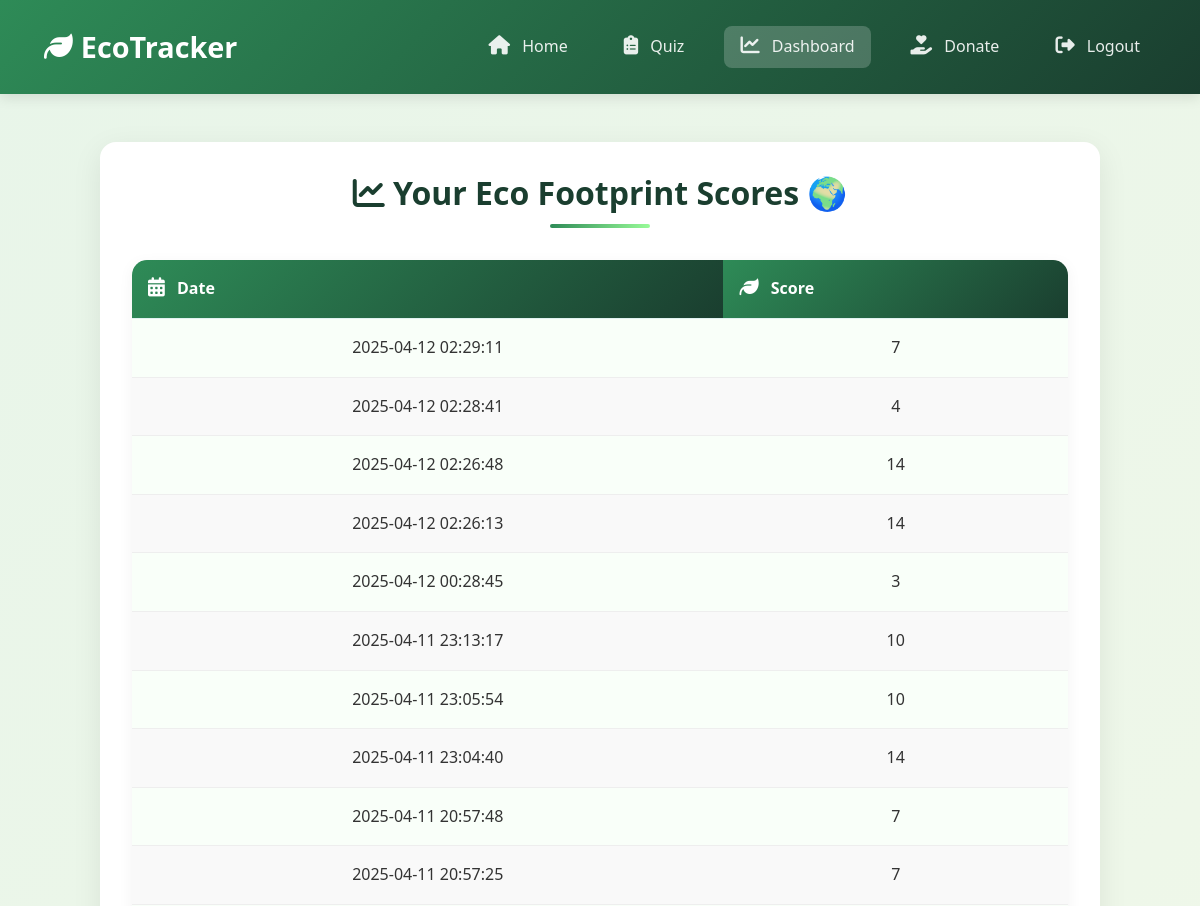
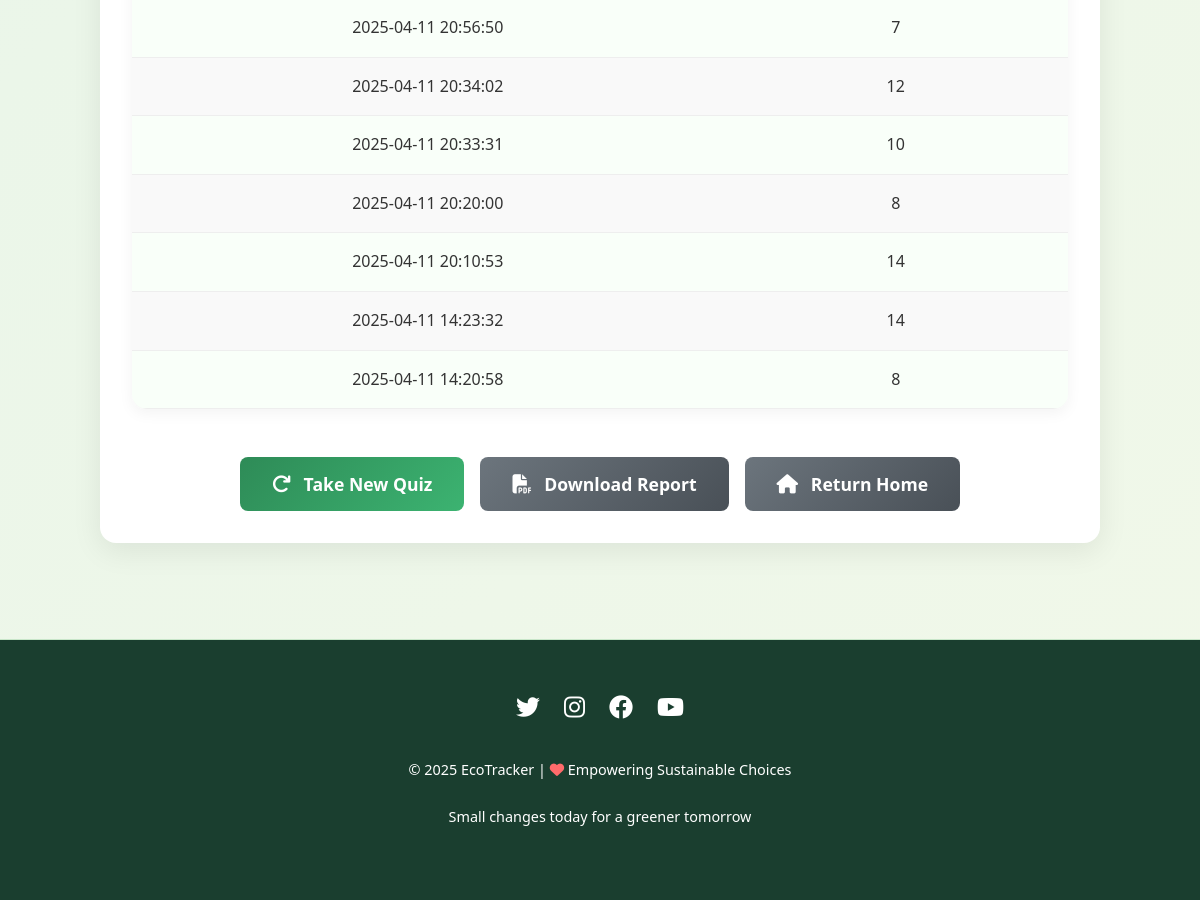
The app's page /dashboard (signed in) with its own data (2 pictures, top to bottom).
### tables this page shows
CREATE TABLE quiz_responses (
        id INTEGER PRIMARY KEY AUTOINCREMENT,
        transport TEXT,
        diet TEXT,
        electricity TEXT,
        score INTEGER,
        timestamp DATETIME DEFAULT CURRENT_TIMESTAMP
    , user_id INTEGER);

### app.py (the view)
@app.route('/dashboard')
def dashboard():
    if 'user_id' not in session:
        return redirect('/login')
    db = get_db()
    c = db.cursor()
    c.execute('''
        SELECT timestamp, score FROM quiz_responses
        WHERE user_id = ?
        ORDER BY timestamp DESC
    ''', (session['user_id'],))
    results = c.fetchall()
    return render_template('dashboard.html', results=results)

### app.py (called while the page is built)
def get_db():
    db = getattr(g, '_database', None)
    if db is None:
        db = g._database = sqlite3.connect(DATABASE)
    return db

@app.teardown_appcontext
def close_connection(exception):
    db = getattr(g, '_database', None)
    if db is not None:
        db.close()

### templates/dashboard.html (shortened to what this page needs)
{% extends "base.html" %}
{% block content %}
<!DOCTYPE html>
<html lang="en">
<head>
    <link href="https://cdn.jsdelivr.net/npm/bootstrap@5.3.0/dist/css/bootstrap.min.css" rel="stylesheet">
    <link rel="stylesheet" href="https://cdnjs.cloudflare.com/ajax/libs/animate.css/4.1.1/animate.min.css">
    <link rel="stylesheet" href="https://cdnjs.cloudflare.com/ajax/libs/font-awesome/6.4.0/css/all.min.css">
</head>
<body>
    <div class="dashboard-container">
        <h2 class="dashboard-title animate__animated animate__fadeIn">
            <i class="fas fa-chart-line"></i> Your Eco Footprint Scores 🌍
        </h2>
        {% if results %}
        <div class="dashboard-table-wrapper animate__animated animate__fadeInUp">
            <table class="dashboard-table">
                <thead>
                    <tr>
                        <th><i class="fas fa-calendar-alt icon"></i> Date</th>
                        <th><i class="fas fa-leaf icon"></i> Score</th>
                    </tr>
                </thead>
                <tbody>
                    {% for row in results %}
                    <tr>
                        <td>{{ row[0] }}</td>
                        <td>{{ row[1] }}</td>
                    </tr>
                    {% endfor %}
                </tbody>
            </table>
        </div>
        <div class="action-buttons">
            <a href="/quiz" class="btn-dashboard animate__animated animate__fadeInLeft">
                <i class="fas fa-redo icon"></i> Take New Quiz
            </a>
            <a href="/generate-report" class="btn-dashboard btn-report animate__animated animate__fadeIn">
                <i class="fas fa-file-pdf icon"></i> Download Report
            </a>
            <a href="/" class="btn-dashboard animate__animated animate__fadeInRight" style="background: linear-gradient(135deg, #6c757d, #495057);">
                <i class="fas fa-home icon"></i> Return Home
            </a>
        </div>
        {% endif %}
    </div>
</body>
</html>
{% endblock %}

### templates/base.html (shortened to what this page needs)
<!DOCTYPE html>
<html lang="en">
<head>
    <link href="https://cdn.jsdelivr.net/npm/bootstrap@5.3.0/dist/css/bootstrap.min.css" rel="stylesheet">
    <link rel="stylesheet" href="https://cdnjs.cloudflare.com/ajax/libs/animate.css/4.1.1/animate.min.css">
    <link rel="stylesheet" href="https://cdnjs.cloudflare.com/ajax/libs/font-awesome/6.4.0/css/all.min.css">
    <link rel="stylesheet" href="{{ url_for('static', filename='style.css') }}">
</head>
<body>
    <header class="eco-header">
        <div class="container-fluid d-flex justify-content-between align-items-center">
            <a href="/" class="logo animate__animated animate__fadeInLeft">
                <i class="fas fa-leaf"></i> EcoTracker
            </a>
            <nav class="nav-links animate__animated animate__fadeInRight">
                {% if 'user_id' in session %}
                    <a href="/" class="{% if request.path == '/' %}active{% endif %}">
                        <i class="fas fa-home icon"></i> Home
                    </a>
                    <a href="/quiz" class="{% if request.path == '/quiz' %}active{% endif %}">
                        <i class="fas fa-clipboard-list icon"></i> Quiz
                    </a>
                    <a href="/dashboard" class="{% if request.path == '/dashboard' %}active{% endif %}">
                        <i class="fas fa-chart-line icon"></i> Dashboard
                    </a>
                    <a href="/donate" class="{% if request.path == '/donate' %}active{% endif %}">
                        <i class="fas fa-hand-holding-heart icon"></i> Donate
                    </a>
                    <a href="/logout">
                        <i class="fas fa-sign-out-alt icon"></i> Logout
                    </a>
                {% endif %}
            </nav>
        </div>
    </header>
    <div class="main-content">
        {% block content %}{% endblock %}
    </div>
    <footer class="eco-footer animate__animated animate__fadeIn">
        <div class="social-icons">
            <a href="#"><i class="fab fa-twitter"></i></a>
            <a href="#"><i class="fab fa-instagram"></i></a>
            <a href="#"><i class="fab fa-facebook"></i></a>
            <a href="#"><i class="fab fa-youtube"></i></a>
        </div>
        <p>&copy; 2025 EcoTracker | <i class="fas fa-heart" style="color: #ff6b6b;"></i> Empowering Sustainable Choices</p>
        <p>Small changes today for a greener tomorrow</p>
    </footer>
</body>
</html>

### static/style.css (style rules this page uses)
* { margin: 0; padding: 0; box-sizing: border-box; }
body { font-family: 'Segoe UI', Tahoma, Geneva, Verdana, sans-serif; background: linear-gradient(135deg, #e8f5e9, #f1f8e9); color: #2e7d32; min-height: 100vh; display: flex; flex-direction: column; justify-content: space-between; line-height: 1.6; }
footer { text-align: center; padding: 1rem; font-size: 0.9rem; background: #e8f5e9; color: #2e7d32; border-top: 1px solid #c8e6c9; margin-top: 2rem; }
.dashboard-container { max-width: 900px; margin: 80px auto 60px; padding: 30px; background-color: #ffffff; border-radius: 20px; box-shadow: 0 0 25px rgba(34, 139, 34, 0.1); text-align: center; animation: fadeIn 0.8s ease-in; }
.dashboard-title { font-size: 32px; color: #2e7d32; margin-bottom: 30px; }
.dashboard-table-wrapper { overflow-x: auto; }
.dashboard-table { width: 100%; border-collapse: collapse; font-size: 18px; background-color: #f9fff9; border-radius: 15px; overflow: hidden; box-shadow: 0 2px 10px rgba(0,0,0,0.06); }
.dashboard-table th, .dashboard-table td { padding: 16px; text-align: center; border-bottom: 1px solid #e0f2f1; }
.dashboard-table th { background-color: #dcedc8; color: #33691e; font-weight: 600; }
footer { text-align: center; padding: 2rem; margin-top: 3rem; background-color: var(--dark-color); color: white; }

### templates/base.html (style rules this page uses)
:root { --primary-color: #2e8b57; --secondary-color: #3cb371; --accent-color: #98fb98; --dark-color: #1a3e2f; --light-color: #f8f9fa; }
.eco-header { background: linear-gradient(135deg, var(--primary-color), var(--dark-color)); padding: 1.5rem 2rem; box-shadow: 0 4px 12px rgba(0,0,0,0.1); }
.eco-header .logo { font-size: 1.8rem; font-weight: 700; color: white; display: flex; align-items: center; gap: 0.5rem; text-decoration: none; }
.eco-header .nav-links { display: flex; gap: 1.5rem; align-items: center; }
.eco-header .nav-links a { color: rgba(255,255,255,0.9); text-decoration: none; font-weight: 500; transition: all 0.3s ease; padding: 0.5rem 1rem; border-radius: 0.5rem; }
.eco-header .nav-links a.active { background-color: rgba(255,255,255,0.2); }
.eco-footer { background-color: var(--dark-color); color: white; padding: 3rem 2rem; text-align: center; margin-top: 3rem; }
.eco-footer p { margin-bottom: 1.5rem; }
.social-icons { display: flex; justify-content: center; gap: 1.5rem; margin-bottom: 2rem; }
.social-icons a { color: white; font-size: 1.5rem; transition: all 0.3s ease; }
.icon { margin-right: 0.5rem; font-size: 1.2rem; }

### templates/dashboard.html (style rules this page uses)
:root { --primary-color: #2e8b57; --secondary-color: #3cb371; --accent-color: #98fb98; --dark-color: #1a3e2f; --light-color: #f8f9fa; }
body { font-family: 'Segoe UI', Tahoma, Geneva, Verdana, sans-serif; background-color: #f5f5f5; color: #333; line-height: 1.6; }
.dashboard-container { max-width: 1000px; margin: 3rem auto; padding: 2rem; background: white; border-radius: 1rem; box-shadow: 0 8px 30px rgba(0,0,0,0.08); animation: fadeIn 0.6s ease-out; }
.dashboard-title { color: var(--dark-color); margin-bottom: 2rem; font-weight: 700; position: relative; padding-bottom: 1rem; text-align: center; }
.dashboard-title::after { content: ''; position: absolute; bottom: 0; left: 50%; transform: translateX(-50%); width: 100px; height: 4px; background: linear-gradient(90deg, var(--primary-color), var(--accent-color)); border-radius: 2px; }
.dashboard-table-wrapper { overflow-x: auto; margin: 2rem 0; border-radius: 0.8rem; box-shadow: 0 4px 15px rgba(0,0,0,0.05); }
.dashboard-table { width: 100%; border-collapse: collapse; font-size: 1rem; }
.dashboard-table th { background: linear-gradient(135deg, var(--primary-color), var(--dark-color)); color: white; padding: 1rem; text-align: left; font-weight: 600; }
.dashboard-table td { padding: 1rem; border-bottom: 1px solid #eee; }
.dashboard-table tr:nth-child(even) { background-color: #f9f9f9; }
.btn-dashboard { background: linear-gradient(135deg, var(--primary-color), var(--secondary-color)); border: none; padding: 0.8rem 2rem; font-size: 1.1rem; font-weight: 600; border-radius: 0.5rem; color: white; cursor: pointer; transition: all 0.3s ease; text-decoration: none; display: inline-block; margin-top: 1rem; }
.btn-report { background: linear-gradient(135deg, #6c757d, #495057); }
.action-buttons { display: flex; justify-content: center; gap: 1rem; margin-top: 2rem; }
.icon { margin-right: 0.5rem; font-size: 1.2rem; }

### records on screen
quiz_responses: timestamp "2025-04-12 02:29:11", score "7"
quiz_responses: timestamp "2025-04-12 02:28:41", score "4"
quiz_responses: timestamp "2025-04-12 02:26:48", score "14"
quiz_responses: timestamp "2025-04-12 02:26:13", score "14"
quiz_responses: timestamp "2025-04-12 00:28:45", score "3"
quiz_responses: timestamp "2025-04-11 23:13:17", score "10"
quiz_responses: timestamp "2025-04-11 23:05:54", score "10"
quiz_responses: timestamp "2025-04-11 23:04:40", score "14"
quiz_responses: timestamp "2025-04-11 20:57:48", score "7"
quiz_responses: timestamp "2025-04-11 20:57:25", score "7"
quiz_responses: timestamp "2025-04-11 20:56:50", score "7"
quiz_responses: timestamp "2025-04-11 20:34:02", score "12"
quiz_responses: timestamp "2025-04-11 20:33:31", score "10"
quiz_responses: timestamp "2025-04-11 20:20:00", score "8"
quiz_responses: timestamp "2025-04-11 20:10:53", score "14"
quiz_responses: timestamp "2025-04-11 14:23:32", score "14"
quiz_responses: timestamp "2025-04-11 14:20:58", score "8"
